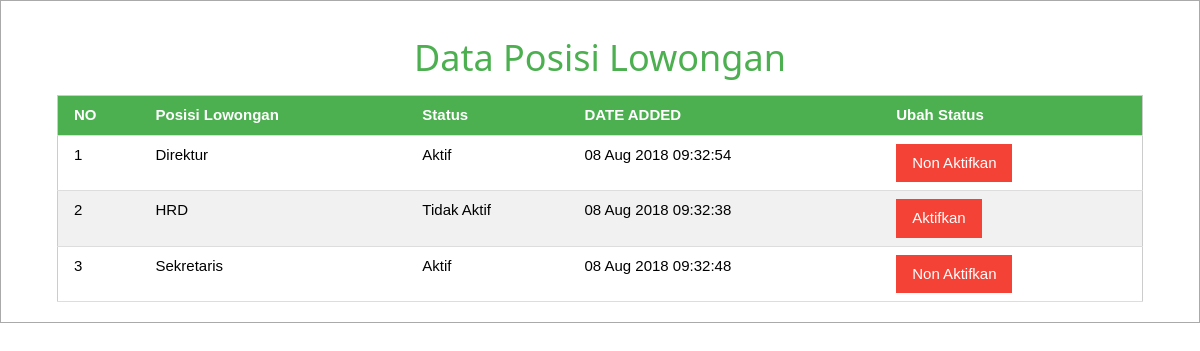
/index.php/lowongan, run on an earlier commit of the app's database.
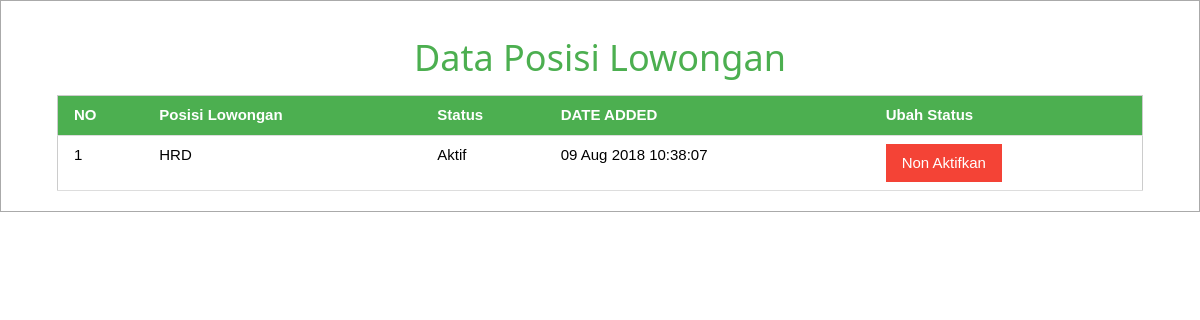
And on a later commit of the database.
### tables this page shows
CREATE TABLE `lowongan` (
  `ID` int(11) NOT NULL,
  `POSISI_LOWONGAN` text NOT NULL,
  `STATUS_POSISI` varchar(1) NOT NULL DEFAULT '1',
  `CREATE_DATE` datetime NOT NULL DEFAULT CURRENT_TIMESTAMP
);

### application/controllers/Lowongan.php (called while the page is built, shortened)
<?php
class Lowongan extends CI_Controller {
	private $data;
	public function __construct(){
		$this->load->library('session');
		$this->load->helper('url');
		$this->load->database();
		$this->load->model('lowongan_model');
	}
	public function index(){
		$this->data['result'] = $this->lowongan_model->get_lowongan();
		$this->load->view('section_header');
		$this->load->view('lowongan_view', $this->data);
		$this->load->view('section_footer');
	}
}

### index.php (called while the page is built, shortened)
<?php
require_once BASEPATH.'core/CodeIgniter.php';

### application/models/Lowongan_model.php (called while the page is built, shortened)
<?php
class Lowongan_model extends CI_Model {
	private $_table1 = "LOWONGAN";
	public function get_lowongan($filters=null){
		$sql = "SELECT * FROM " . $this->_table1;
		$sql .= " WHERE 1=1";
		$sql .= " ORDER BY POSISI_LOWONGAN ASC";
		$query = $this->db->query($sql);
		$result = $query->result();
		return $result;
	}
}

### application/views/lowongan_view.php (the view)
<div class="w3-container">
<h1 class="w3-center w3-text-green">Data Posisi Lowongan</h1>
<table class="w3-table w3-bordered w3-striped w3-border test">
<tbody>
<tr class="w3-green">
  <th>NO</th>
  <th>Posisi Lowongan</th>
  <th>Status</th>
  <th>DATE ADDED</th>
  <th>Ubah Status</th>
</tr>
</tbody><tbody>
<?php $i = 1; foreach ($result as $item):?>
<tr>
  <td><?php echo $i++;?></td>
  <td><?php echo $item->POSISI_LOWONGAN;?></td>
  <td>
  <?php
	if( $item->STATUS_POSISI == '1'){
		echo 'Aktif';
	}else{
		echo 'Tidak Aktif';
	}
  ?>
  </td>
  <td><?php $time = strtotime($item->CREATE_DATE);
		echo date('d M Y H:i:s',$time); ?></td>
  <td>
  <?php
	if( $item->STATUS_POSISI == '1'){
		echo '<a class="w3-button w3-red" href="'.base_url().'/lowongan/update_status/'.$item->ID.'">Non Aktifkan</a>';
	}else{
		echo '<a class="w3-button w3-red" href="'.base_url().'/lowongan/update_status/'.$item->ID.'">Aktifkan</a>';
	}
  ?>
  </td>
<?php endforeach;?>
</tr>
</tbody>
</table>
</div>

### application/views/section_header.php (shortened to what this page needs)
<!DOCTYPE html>
<html lang="en">
<head>
	<link rel="stylesheet" type="text/css" href="<?php echo base_url(); ?>assets/css/w3.css">
	<link rel="stylesheet" href="https://cdnjs.cloudflare.com/ajax/libs/font-awesome/4.7.0/css/font-awesome.min.css">
	<link rel="stylesheet" type="text/css" href="<?php echo base_url(); ?>assets/css/style.css">
</head>
<body>
<div id="wrapper">
	<div id="container">

### application/views/section_footer.php
	</div>
</div>
</body>
</html>

### assets/css/w3.css (style rules this page uses)
*,*:before,*:after { box-sizing:inherit }
html { -ms-text-size-adjust:100%;-webkit-text-size-adjust:100% }
body { margin:0 }
a { background-color:transparent;-webkit-text-decoration-skip:objects }
html,body { font-family:Verdana,sans-serif;font-size:15px;line-height:1.5 }
html { overflow-x:hidden }
h1 { font-size:36px }
h1,h2,h3,h4,h5,h6 { font-family:"Segoe UI",Arial,sans-serif;font-weight:400;margin:10px 0 }
a { color:inherit }
.w3-table,.w3-table-all { border-collapse:collapse;border-spacing:0;width:100%;display:table }
.w3-bordered tr,.w3-table-all tr { border-bottom:1px solid #ddd }
.w3-table td,.w3-table th,.w3-table-all td,.w3-table-all th { padding:8px 8px;display:table-cell;text-align:left;vertical-align:top }
.w3-table th:first-child,.w3-table td:first-child,.w3-table-all th:first-child,.w3-table-all td:first-child { padding-left:16px }
.w3-btn,.w3-button { border:none;display:inline-block;padding:8px 16px;vertical-align:middle;overflow:hidden;text-decoration:none;color:inherit;background-color:inherit;text-align:center;cursor:pointer;white-space:nowrap }
.w3-btn,.w3-button { -webkit-touch-callout:none;-webkit-user-select:none;-khtml-user-select:none;-moz-user-select:none;-ms-user-select:none;user-select:none }
.w3-container:after,.w3-container:before,.w3-panel:after,.w3-panel:before,.w3-row:after,.w3-row:before,.w3-row-padding:after,.w3-row-padding:before, .w3-cell-row:before,.w3-cell-row:after,.w3-clear:after,.w3-clear:before,.w3-bar:before,.w3-bar:after { content:"";display:table;clear:both }
.w3-container,.w3-panel { padding:0.01em 16px }
.w3-center { text-align:center!important }
.w3-border { border:1px solid #ccc!important }
.w3-green,.w3-hover-green:hover { color:#fff!important;background-color:#4CAF50!important }
.w3-red,.w3-hover-red:hover { color:#fff!important;background-color:#f44336!important }
.w3-text-green,.w3-hover-text-green:hover { color:#4CAF50!important }
.w3-striped tbody tr:nth-child(even) { background-color:#f1f1f1 }

### assets/css/style.css (style rules this page uses)
#container { width: 1200px; border:solid 1px #aaaaaa; margin: 0px auto; padding: 20px 40px; }

What changed in the data, as far as the page shows it:
removed lowongan: POSISI_LOWONGAN "Direktur", STATUS_POSISI "Aktif", CREATE_DATE "08 Aug 2018 09:32:54"
removed lowongan: POSISI_LOWONGAN "Sekretaris", STATUS_POSISI "Aktif", CREATE_DATE "08 Aug 2018 09:32:48"
changed lowongan "HRD": CREATE_DATE "08 Aug 2018 09:32:38" → "09 Aug 2018 10:38:07"; STATUS_POSISI "Tidak Aktif Aktifkan" → "Aktif Non Aktifkan"
